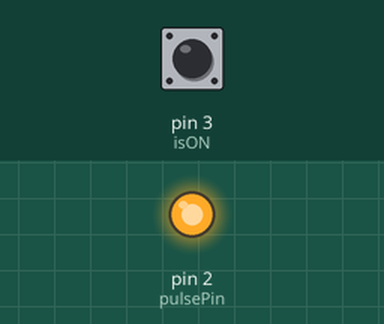
This sketch was run on a simulated Arduino Uno, built with avr-gcc and run on an emulated ATmega328P. Parts: output pins drawn as LEDs (lit = HIGH). Inputs (shaded band) come from the test bench; at power-on: pin 3 (isON) HIGH.

Above: at 0.1 s.
At 0.6 s:
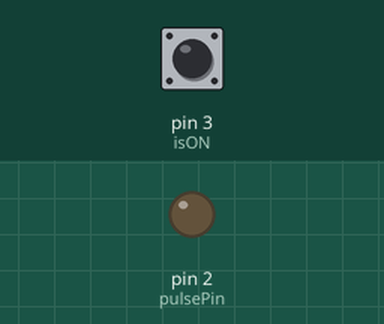
Timing chart, 0 to 2.1 s (numbered marks = the images above):
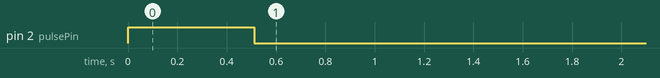

Measured:
- by itself, pin 2 (pulsePin): LOW → HIGH at 0.00 s, → LOW 0.51 s later

The sketch:

welderTimer.ino
```cpp
/*
  Welder Timer project
Control the ON time of pulse with a potentiometer and fire up with a button.
 This sketch uses:
 - A potentiometer
 - A button
 - A 10K Resistor
 - A USB power supplier
 - An Arduino (Nano / Uno or any other)

 Circuit:
 * Arduino Board
 * Potentiometer pins to {VCC, potentiometer (Analog pin), GND}
 * Button to isON digital pin (normally low)
 *
 * Output:
 * Machine to control attached to pulsePin digital pin (maybe through a resistor)
 *
 * Purpose:
 * Send a time critical pulse to any machine. F.E. TIG welder etc...
 *
  April 2019
  Author: Rafael Brouzos
  Welder Timer project
 */
 //declare pins
int potentiometer = A0; //pin attached with the center pin of a potentiometer
int pulsePin = 2;       //pin that outputs the final Pulse (to machine)
int isON = 3;           //pin that detects the input pulse (from button)
//declare other variables
unsigned long ONtime;   //pulse ON time value
int sensorValue;        //value of the potentiometer


void setup() {
  // set up output pin
  pinMode(pulsePin, OUTPUT);
  //set up the input pin
  pinMode(isON, INPUT);
  //serial monitor for debugging
  Serial.begin(9600);
}

void loop() {
  //wait for button press loop
  do{
    //read potentiometer
    int sensorValue = analogRead(A0);

    //TODO: map potentiometer value to a pulse ONtime value
    //here just ONtime is the analog input level
    ONtime = sensorValue;

  //read button
  }while(digitalRead(isON) != HIGH);

  //Pulse ON (machine ON)
  digitalWrite(pulsePin, HIGH);
  delay(ONtime);
  //Pulse OFF (machine OFF)
  digitalWrite(pulsePin, LOW);

  // wait for button release loop
  do{
    delay(1);
    //read button
  }while(digitalRead(isON) != LOW);
}
```
